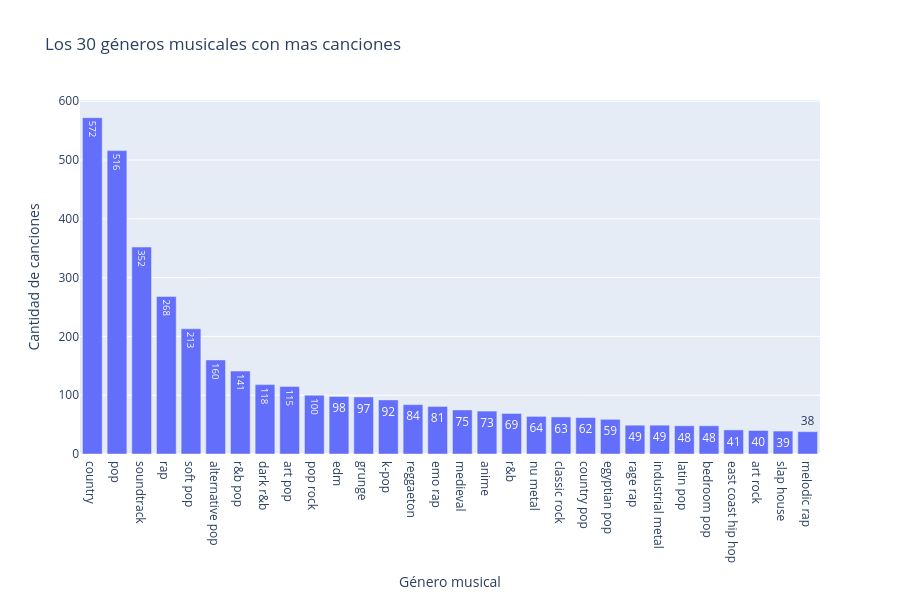

Source (notebook cell):
### Markdown cell above
> **Hallazgo:** El pop y sus subgéneros concentran la mayor cantidad de canciones, 
> seguidos por el hip-hop y el r&b.

### Code cell
# Se observa que el genero unknown esta dominando la figura, por lo que se decide no tenerla en cuenta en cuenta y enfocarnos en los 30 génermos mas importantes.

# Cuenta por main_genre sin 'Unknown'
df_count_main = df_count_main[df_count_main['main_genre']!='Unknown']
#Se ordena de mayor a menor y se toman los primeros 30
df_top30 = df_count_main.sort_values('count', ascending=False).head(30)
#Se Grafica
fig = px.bar(
    df_top30,
    x='main_genre',
    y='count',
    text='count',
    height=600,
    title='Los 30 géneros musicales con mas canciones',
    labels={'main_genre': 'Género musical', 'album_type': 'Tipo de álbum', 'count': 'Cantidad de canciones'},
    )
fig.show()
fig.write_image("generos_top30.png")

### Figure 1 — Plotly figure (JSON) as saved in the notebook; plotly's stock layout.template omitted (floating-point values rounded to 4 significant figures)
{"data": [{"hovertemplate": "Género musical=%{x}<br>Cantidad de canciones=%{text}<extra></extra>", "legendgroup": "", "marker": {"color": "#636efa", "pattern": {"shape": ""}}, "name": "", "orientation": "v", "showlegend": false, "text": [572.0, 516.0, 352.0, 268.0, 213.0, 160.0, 141.0, 118.0, 115.0, 100.0, 98.0, 97.0, 92.0, 84.0, 81.0, 75.0, 73.0, 69.0, 64.0, 63.0, 62.0, 59.0, 49.0, 49.0, 48.0, 48.0, 41.0, 40.0, 39.0, 38.0], "textposition": "auto", "type": "bar", "x": ["country", "pop", "soundtrack", "rap", "soft pop", "alternative pop", "r&b pop", "dark r&b", "art pop", "pop rock", "edm", "grunge", "k-pop", "reggaeton", "emo rap", "medieval", "anime", "r&b", "nu metal", "classic rock", "country pop", "egyptian pop", "rage rap", "industrial metal", "latin pop", "bedroom pop", "east coast hip hop", "art rock", "slap house", "melodic rap"], "xaxis": "x", "y": [572, 516, 352, 268, 213, 160, 141, 118, 115, 100, 98, 97, 92, 84, 81, 75, 73, 69, 64, 63, 62, 59, 49, 49, 48, 48, 41, 40, 39, 38], "yaxis": "y"}], "layout": {"barmode": "relative", "height": 600, "legend": {"tracegroupgap": 0}, "title": {"text": "Los 30 géneros musicales con mas canciones"}, "xaxis": {"anchor": "y", "domain": [0, 1], "title": {"text": "Género musical"}}, "yaxis": {"anchor": "x", "domain": [0, 1], "title": {"text": "Cantidad de canciones"}}}}
